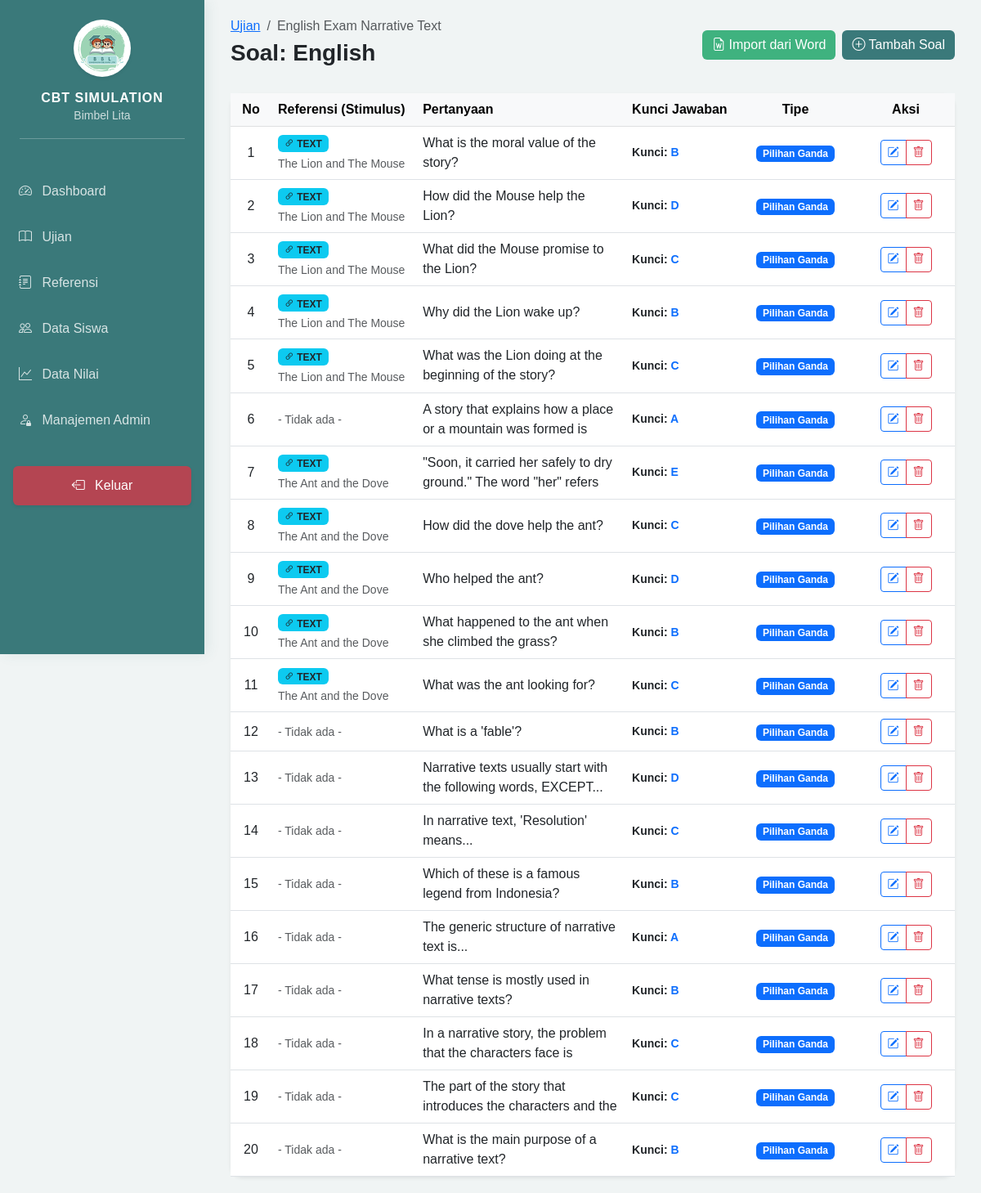
Screenshot of /admin/dashboard.php?page=questions&subject_id=13 (signed in) with the database file from the repository.
### tables this page shows
CREATE TABLE `subjects` (
  `id` int NOT NULL,
  `exam_id` int NOT NULL,
  `name` varchar(100) NOT NULL,
  `duration` int NOT NULL,
  `max_score` decimal(10,2) DEFAULT '100.00',
  `sort_order` int NOT NULL DEFAULT '0',
  `is_active` tinyint(1) DEFAULT '1',
  `created_at` timestamp NULL DEFAULT CURRENT_TIMESTAMP
);

CREATE TABLE `exams` (
  `id` int NOT NULL,
  `exam_name` varchar(255) NOT NULL,
  `start_date` datetime NOT NULL,
  `end_date` datetime NOT NULL,
  `is_active` tinyint(1) DEFAULT '1',
  `created_at` timestamp NULL DEFAULT CURRENT_TIMESTAMP
);

CREATE TABLE `questions` (
  `id` int NOT NULL,
  `subject_id` int NOT NULL,
  `reference_id` int DEFAULT NULL,
  `question_text` text NOT NULL,
  `created_at` timestamp NULL DEFAULT CURRENT_TIMESTAMP,
  `question_type` enum('pg','bs','multi','isian') NOT NULL,
  `answer_data` json NOT NULL
);

CREATE TABLE `references` (
  `id` int NOT NULL,
  `subject_id` int NOT NULL,
  `title` varchar(255) NOT NULL,
  `type` enum('text','image') DEFAULT 'text',
  `content` text,
  `image_path` varchar(255) DEFAULT NULL,
  `created_at` timestamp NULL DEFAULT CURRENT_TIMESTAMP
);

### admin/modules/questions/index.php (the view, shortened to what this page needs)
<?php
require_once '../config/database.php';
$subject_id = $_GET['subject_id'] ?? null;
$stmtSub = $pdo->prepare("SELECT s.*, e.exam_name FROM subjects s JOIN exams e ON s.exam_id = e.id WHERE s.id = ?");
$stmtSub->execute([$subject_id]);
$subject = $stmtSub->fetch();
$query = "SELECT q.*, r.title as ref_title, r.type as ref_type
          FROM questions q
          LEFT JOIN `references` r ON q.reference_id = r.id
          WHERE q.subject_id = ?
          ORDER BY q.id DESC";
$stmt = $pdo->prepare($query);
$stmt->execute([$subject_id]);
$questions = $stmt->fetchAll();
?>
<div class="d-flex justify-content-between align-items-center mb-4">
    <div>
        <nav aria-label="breadcrumb">
            <ol class="breadcrumb mb-1">
                <li class="breadcrumb-item"><a href="dashboard.php?page=exams">Ujian</a></li>
                <li class="breadcrumb-item active"><?= htmlspecialchars($subject['exam_name']) ?></li>
            </ol>
        </nav>
        <h3 class="fw-bold">Soal: <?= htmlspecialchars($subject['name']) ?></h3>
    </div>
    <div class="d-flex gap-2">
        <a href="dashboard.php?page=questions_import&subject_id=<?= $subject_id ?>" class="btn btn-success">
            <i class="bi bi-file-earmark-word"></i> Import dari Word
        </a>
        <a href="dashboard.php?page=questions_form&subject_id=<?= $subject_id ?>" class="btn btn-primary">
            <i class="bi bi-plus-circle"></i> Tambah Soal
        </a>
    </div>
</div>
<div class="card border-0 shadow-sm">
    <div class="card-body p-0">
        <div class="table-responsive">
            <table class="table table-hover mb-0 align-middle">
                <thead class="table-light">
                    <tr>
                        <th style="width: 50px;" class="text-center">No</th>
                        <th style="width: 20%;">Referensi (Stimulus)</th>
                        <th>Pertanyaan</th>
                        <th style="width: 15%;">Kunci Jawaban</th>
                        <th style="width: 150px;" class="text-center">Tipe</th>
                        <th style="width: 120px;" class="text-center">Aksi</th>
                    </tr>
                </thead>
                <tbody>
                    <?php if (empty($questions)): ?>
                        <tr>
                            <td colspan="6" class="text-center py-5 text-muted">
                                <i class="bi bi-clipboard-x display-4"></i>
                                <p class="mt-2">Belum ada soal untuk mata pelajaran ini.</p>
                            </td>
                        </tr>
                    <?php else: ?>
                        <?php foreach ($questions as $index => $q): ?>
                        <tr>
                            <td class="text-center"><?= $index + 1 ?></td>
                            <td>
                                <?php if ($q['reference_id']): ?>
                                    <span class="badge bg-info text-dark mb-1">
                                        <i class="bi bi-link-45deg"></i> <?= strtoupper($q['ref_type'] ?? 'REF') ?>
                                    </span>
                                    <div class="small text-muted text-truncate" style="max-width: 200px;">
                                        <?= htmlspecialchars($q['ref_title'] ?? '-') ?>
                                    </div>
                                <?php else: ?>
                                    <span class="text-muted small">- Tidak ada -</span>
                                <?php endif; ?>
                            </td>
                            <td>
                                <div class="text-truncate-2" style="max-height: 3em; overflow: hidden;">
                                    <?= strip_tags($q['question_text']) ?>
                                </div>
                            </td>
                            <td>
                                <div class="small fw-bold">
                                    <?php
                                    $ansData = json_decode($q['answer_data'], true);
                                    if ($q['question_type'] == 'pg') {
                                        echo "Kunci: <span class='text-primary'>" . ($ansData['correct'] ?? '-') . "</span>";
                                    } elseif ($q['question_type'] == 'isian') {
                                        echo "<span class='text-info'>" . htmlspecialchars($ansData['correct'] ?? '-') . "</span>";
                                    }
                                    ?>
                                </div>
                            </td>
                            <td class="text-center">
                                <?php
                                $badges = [
                                    'pg' => ['bg' => 'primary', 'label' => 'Pilihan Ganda'],
                                    'bs' => ['bg' => 'warning', 'label' => 'Benar / Salah'],
                                    'multi' => ['bg' => 'info', 'label' => 'Ceklis (Multi)'],
                                    'isian' => ['bg' => 'success', 'label' => 'Isian Singkat'],
                                ];
                                $type = $q['question_type'];
                                $badge = $badges[$type] ?? ['bg' => 'secondary', 'label' => $type];
                                ?>
                                <span class="badge bg-<?= $badge['bg'] == 'purple' ? 'dark' : $badge['bg'] ?>">
                                    <?= $badge['label'] ?>
                                </span>
                            </td>
                            <td class="text-center">
                                <div class="btn-group">
                                    <a href="dashboard.php?page=questions_form&subject_id=<?= $subject_id ?>&id=<?= $q['id'] ?>"
                                       class="btn btn-sm btn-outline-primary" title="Edit Soal">
                                        <i class="bi bi-pencil-square"></i>
                                    </a>
                                    <a href="modules/questions/process.php?action=delete&id=<?= $q['id'] ?>"
                                       class="btn btn-sm btn-outline-danger"
                                       onclick="return confirm('Yakin ingin menghapus soal ini?')"
                                       title="Hapus Soal">
                                        <i class="bi bi-trash"></i>
                                    </a>
                                </div>
                            </td>
                        </tr>
                        <?php endforeach; ?>
                    <?php endif; ?>
                </tbody>
            </table>
        </div>
    </div>
</div>

### includes/header.php (style rules this page uses)
:root { --sidebar-width: 250px; --primary-teal: #3a797a; --mint-green: #a2d9c1; --mint-light: #f0fdf4; }
body { background-color: #f0f4f4; font-family: 'Poppins', sans-serif; }
.card { border-radius: 15px; border: none; box-shadow: 0 5px 15px rgba(0,0,0,0.05); }
.btn-success { background-color: #3fb27f; border: none; }
.btn-primary { background-color: var(--primary-teal); border: none; }

### rows the page displays
subjects: exam.exam_name "English Exam Narrative Text", name "English"
questions: reference.type "TEXT", reference.title "The Lion and The Mouse", question_text "What is the moral value of the story?", answer_data "B", question_type "Pilihan Ganda"
questions: reference.type "TEXT", reference.title "The Lion and The Mouse", question_text "How did the Mouse help the Lion?", answer_data "D", question_type "Pilihan Ganda"
questions: reference.type "TEXT", reference.title "The Lion and The Mouse", question_text "What did the Mouse promise to the Lion?", answer_data "C", question_type "Pilihan Ganda"
questions: reference.type "TEXT", reference.title "The Lion and The Mouse", question_text "Why did the Lion wake up?", answer_data "B", question_type "Pilihan Ganda"
questions: reference.type "TEXT", reference.title "The Lion and The Mouse", question_text "What was the Lion doing at the beginning of the story?", answer_data "C", question_type "Pilihan Ganda"
questions: shows "- Tidak ada -", question_text "A story that explains how a place or a mountain was formed is…", answer_data "A", question_type "Pilihan Ganda"
questions: reference.type "TEXT", reference.title "The Ant and the Dove", question_text "\"Soon, it carried her safely to dry ground.\" The word \"her\" refers…", answer_data "E", question_type "Pilihan Ganda"
questions: reference.type "TEXT", reference.title "The Ant and the Dove", question_text "How did the dove help the ant?", answer_data "C", question_type "Pilihan Ganda"
questions: reference.type "TEXT", reference.title "The Ant and the Dove", question_text "Who helped the ant?", answer_data "D", question_type "Pilihan Ganda"
questions: reference.type "TEXT", reference.title "The Ant and the Dove", question_text "What happened to the ant when she climbed the grass?", answer_data "B", question_type "Pilihan Ganda"
questions: reference.type "TEXT", reference.title "The Ant and the Dove", question_text "What was the ant looking for?", answer_data "C", question_type "Pilihan Ganda"
questions: shows "- Tidak ada -", question_text "What is a 'fable'?", answer_data "B", question_type "Pilihan Ganda"
questions: shows "- Tidak ada -", question_text "Narrative texts usually start with the following words, EXCEPT...", answer_data "D", question_type "Pilihan Ganda"
questions: shows "- Tidak ada -", question_text "In narrative text, 'Resolution' means...", answer_data "C", question_type "Pilihan Ganda"
questions: shows "- Tidak ada -", question_text "Which of these is a famous legend from Indonesia?", answer_data "B", question_type "Pilihan Ganda"
questions: shows "- Tidak ada -", question_text "The generic structure of narrative text is...", answer_data "A", question_type "Pilihan Ganda"
questions: shows "- Tidak ada -", question_text "What tense is mostly used in narrative texts?", answer_data "B", question_type "Pilihan Ganda"
questions: shows "- Tidak ada -", question_text "In a narrative story, the problem that the characters face is…", answer_data "C", question_type "Pilihan Ganda"
questions: shows "- Tidak ada -", question_text "The part of the story that introduces the characters and the…", answer_data "C", question_type "Pilihan Ganda"
questions: shows "- Tidak ada -", question_text "What is the main purpose of a narrative text?", answer_data "B", question_type "Pilihan Ganda"
